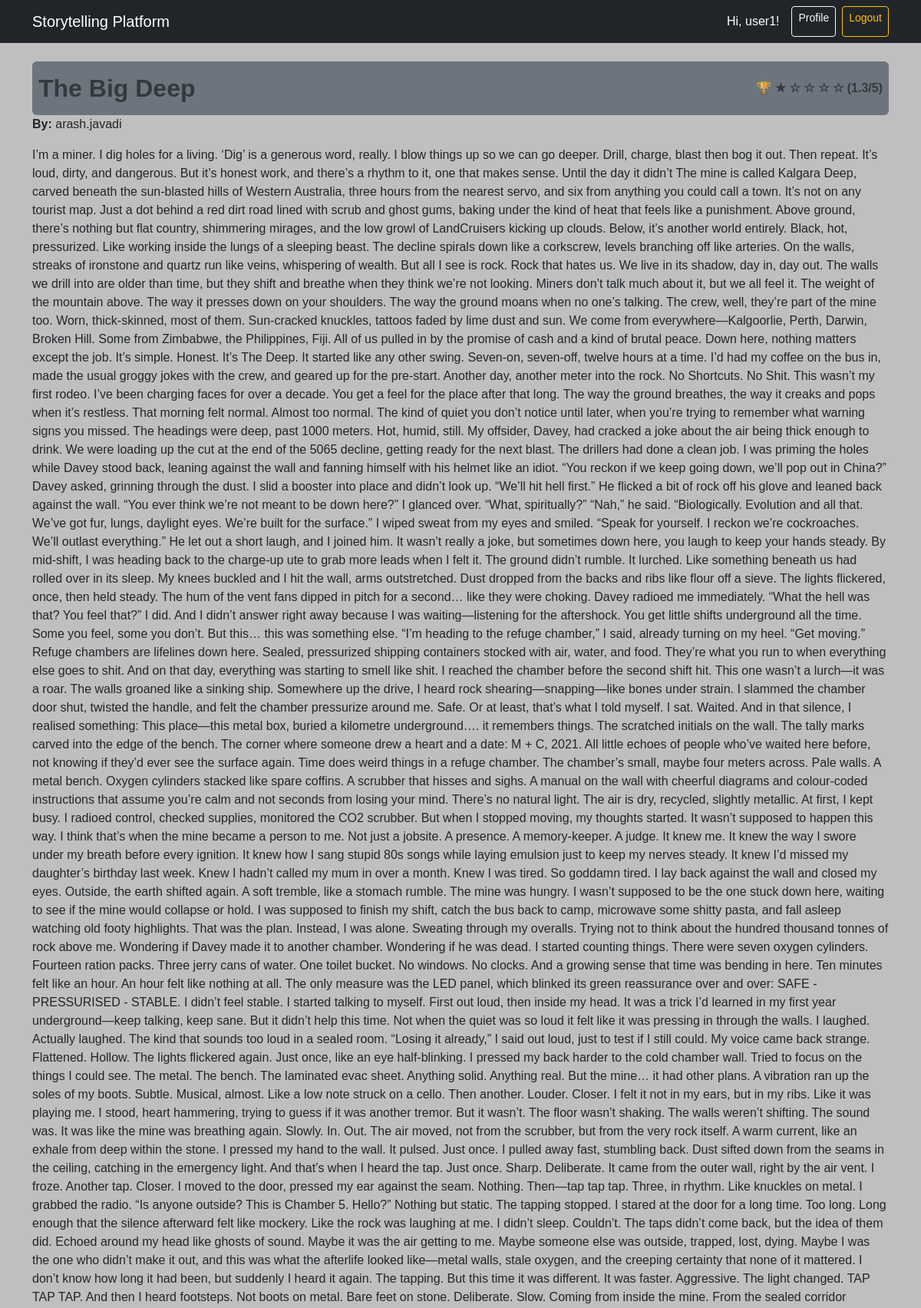
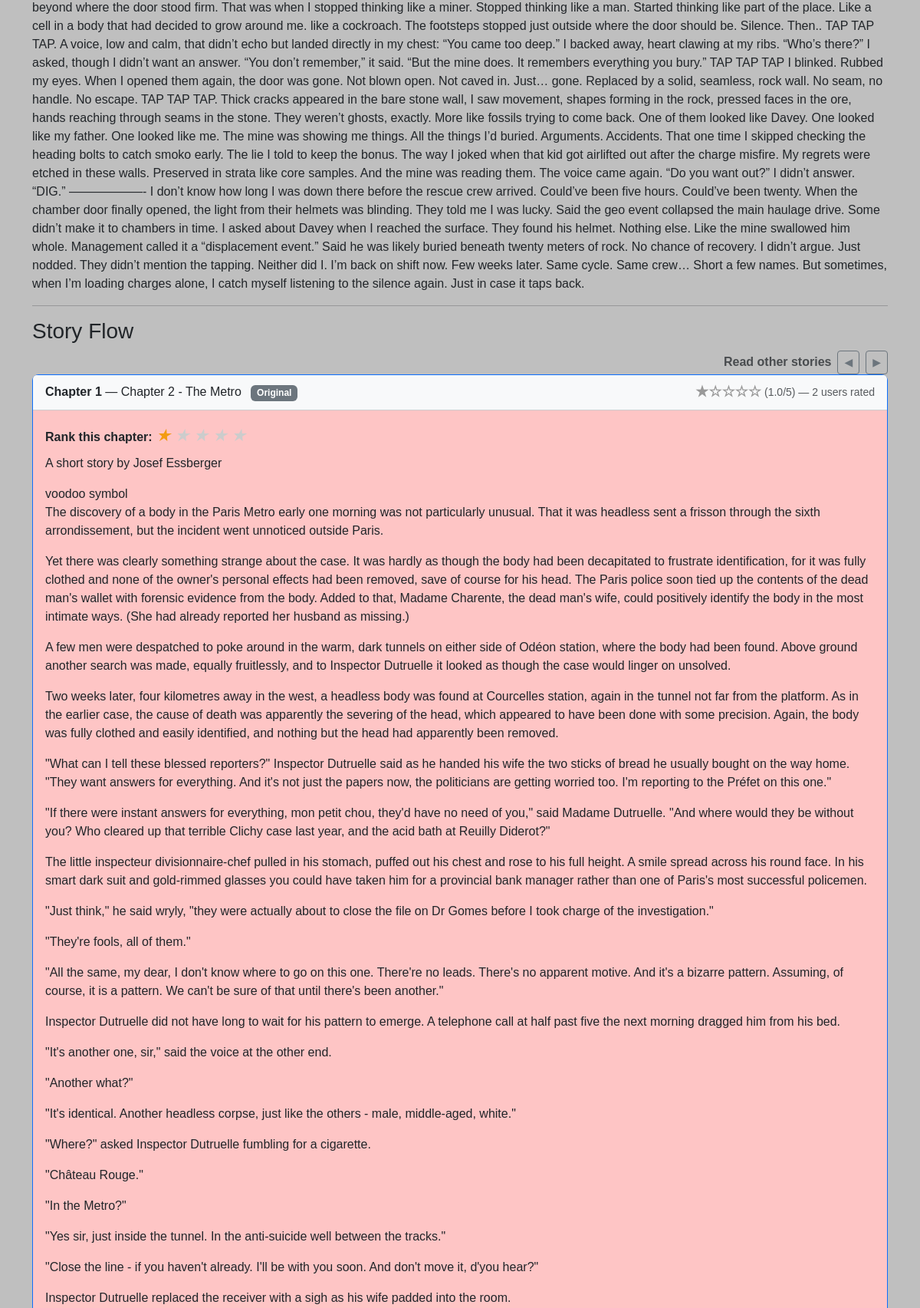
/story/2/ (signed in, upper part), run on the app's committed database (2 pictures, top to bottom).
### stories/models.py (models this page shows, shortened)
class Story(models.Model):
    title                = models.CharField(max_length=200)
    description          = models.TextField()
    author               = models.ForeignKey(User, on_delete=models.CASCADE)
    is_public            = models.BooleanField(default=True)
    allow_contributions  = models.BooleanField(default=True)
    created_on           = models.DateTimeField(auto_now_add=True)
    image                = models.ImageField(upload_to='stories/', blank=True, null=True)
    @property
    def first_slide_chapters(self):
        roots = self.chapters.filter(parent=None).order_by('created_on')
        best_chapters = []
        for root in roots:
            children = list(root.children.all().annotate(avg_rating=Avg('ratings__value')))
            root.avg_rating = root.average_rating
            all_versions = [root] + children
            best = max(all_versions, key=lambda ch: ch.avg_rating or 0)
            best_chapters.append(best)
        return best_chapters
    @property
    def total_rank(self):
        chapters = self.first_slide_chapters
        if not chapters:
            return 0
        return round(sum(ch.average_rating for ch in chapters) / len(chapters), 2)

class Chapter(models.Model):
    story       = models.ForeignKey(Story, on_delete=models.CASCADE,
                                    related_name="chapters")
    title       = models.CharField(max_length=200)
    content     = models.TextField()
    author      = models.ForeignKey(User, on_delete=models.CASCADE)
    parent      = models.ForeignKey(
        "self", on_delete=models.CASCADE,
        null=True, blank=True, related_name="children"
    )
    created_on  = models.DateTimeField(auto_now_add=True)
    @property
    def average_rating(self):
        return self.ratings.aggregate(avg=Avg("value"))["avg"] or 0

### stories/views.py (the view)
# urls.py: path('story/<int:story_id>/', views.story_detail, name='story_detail'),
def story_detail(request, story_id):
    story = get_object_or_404(Story, id=story_id, is_public=True)
    root_chapters = story.chapters.filter(parent=None).order_by('created_on')
    branches = []
    for root in root_chapters:
        children = list(
            root.children.all().annotate(avg_rating=Avg("ratings__value"))
        )
        root.avg_rating = root.average_rating
        all_chapters = [root] + children
        for ch in all_chapters:
            ch.rating_count = ch.ratings.count()
            if request.user.is_authenticated:
                ch.user_rating = Rating.objects.filter(chapter=ch, user=request.user).first()
        sorted_chapters = sorted(all_chapters, key=lambda c: c.avg_rating or 0, reverse=True)
        branches.append({
            'parent': root,  # keep for context if needed
            'sorted_chapters': sorted_chapters,
        })
    return render(request, 'stories/story_detail.html', {
        'story': story,
        'branches': branches,
    })

### templates/stories/story_detail.html (shortened to what this page needs)
{% extends "base.html" %}
{% block content %}
{% load static %}
<div class="p-2 rounded d-flex justify-content-between align-items-center bg-secondary">
    <h2 class="mt-2 text-muted fw-bold">{{ story.title }}</h2>
    {% with story.total_rank as rating %}
    <span class="ms-4 text-muted fw-bold">
        🏆
        {% for i in "12345"|make_list %}
        {% if forloop.counter <= rating %} ★ {% else %} ☆ {% endif %} {% endfor %} ({{ rating|floatformat:"1" }}/5)
            </span>
            {% endwith %}
</div>
<p><strong>By:</strong> {{ story.author.username }}</p>
<p>{{ story.description }}</p>
<hr>
<h3>Story Flow</h3>
{% for branch in branches %}
<div id="carousel-{{ branch.parent.id }}" class="carousel slide mb-4">
    {% include "stories/_carousel_controls.html" with parent=branch.parent sorted_chapters=branch.sorted_chapters %}
    <div class="carousel-inner">
        {% for chapter in branch.sorted_chapters %}
        <div class="carousel-item {% if forloop.first %}active{% endif %}">
            <div class="card {% if forloop.first %}border-primary shadow-sm{% endif %}">
                <div
                    class="card-header bg-light d-flex flex-column flex-sm-row justify-content-between align-items-center">
                    <span class="mb-2 mb-sm-0">
                        <strong>Chapter {{ forloop.counter }}</strong> — {{ chapter.title }}
                        {% if chapter.id == branch.parent.id %}
                        <span class="badge bg-secondary ms-2">Original</span>
                        {% endif %}
                    </span>
                    <small class="avg ms-2 text-muted d-flex align-items-center gap-1">
                        <span class="avg-stars" data-average="{{ chapter.avg_rating }}"></span>
                        ({{ chapter.avg_rating|floatformat:1 }}/5) —
                        {{ chapter.rating_count }} user{{ chapter.rating_count|pluralize }} rated
                    </small>
                </div>
                <div class="card-body">
                    {% if user.is_authenticated %}
                    <div class="rating-stars mb-2" data-chapter="{{ chapter.id }}"
                        data-user-rating="{{ chapter.user_rating.value|default:'0' }}">
                        <strong>Rank this chapter:</strong>
                        <span class="stars">
                            {% for i in "12345"|make_list %}
                            <i class="star" data-value="{{ forloop.counter }}">&#9733;</i>
                            {% endfor %}
                        </span>
                    </div>
                    {% endif %}
                    {{ chapter.content|linebreaks }}
                </div>
            </div>
        </div>
        {% endfor %}
    </div>
</div>
{% endfor %}
{% endblock %}

### templates/base.html (shortened to what this page needs)
{% load static %}
<!DOCTYPE html>
<html lang="en">
<head>
    <link href="https://cdn.jsdelivr.net/npm/bootstrap@5.3.3/dist/css/bootstrap.min.css" rel="stylesheet">
    <link rel="stylesheet" href="{% static 'css/style.css' %}">
</head>
<body>
    <nav class="navbar navbar-expand-lg navbar-dark bg-dark mb-4">
        <div class="container">
            <a class="navbar-brand" href="/">Storytelling Platform</a>
            <div class="d-flex ms-auto">
                {% if user.is_authenticated %}
                <span class="navbar-text text-white me-3">Hi, {{ user.username }}!</span>
                <a href="{% url 'profile' %}" class="btn btn-outline-light btn-sm me-2">Profile</a>
                <a href="{% url 'logout' %}" class="btn btn-outline-warning btn-sm">Logout</a>
                {% else %}
                <a href="{% url 'login' %}" class="btn btn-outline-light btn-sm me-2">Login</a>
                <a href="{% url 'register' %}" class="btn btn-success btn-sm">Register</a>
                {% endif %}
            </div>
        </div>
    </nav>
    <div class="container">
        {% block content %}
        {% endblock %}
    </div>
</body>
</html>

### templates/stories/_carousel_controls.html (shortened to what this page needs)
{% if sorted_chapters|length > 1 %}
<div class="d-flex justify-content-end align-items-center gap-2">
    <span class="fw-bold text-muted">Read other stories</span>
    <button class="btn btn-outline-secondary btn-sm" type="button" data-bs-target="#carousel-{{ parent.id }}"
        data-bs-slide="prev">◀</button>
    <button class="btn btn-outline-secondary btn-sm" type="button" data-bs-target="#carousel-{{ parent.id }}"
        data-bs-slide="next">▶</button>
</div>
{% endif %}

### static/css/style.css (style rules this page uses)
body { background: #bfbfbf; font-family: Arial, sans-serif; }
h2 { color: #0d6efd; }
.carousel-item .card { background: #fec5c5; border-radius: 0.5rem; }
.carousel-item { display: none; }
.carousel-item.active { display: block; }
.rating-stars .star { cursor: pointer; font-size: 1.4rem; color: #ccc; transition: color 0.3s ease; }
.avg-stars { font-family: "Arial", sans-serif; font-weight: bold; }

### data on the page
Story: title "The Big Deep", author.username "arash.javadi", description "I’m a miner. I dig holes for a living. ‘Dig’ is a generous word, really. I blow things up so we can go deeper. Drill, charge, blast then bog it out. Then repeat. It’s loud, dirty, and dangerous. But it’s honest work, and there’s a rhythm to it, one that makes sense. Until the day it didn’t The mine is called Kalgara Deep, carved beneath the sun-blasted hills of Western Australia, three hours from the nearest servo, and six from anything you could call a town. It’s not on any tourist map. Just a dot behind a red dirt road lined with scrub and ghost gums, baking under the kind of heat that feels like a punishment. Above ground, there’s nothing but flat country, shimmering mirages, and the low…"
Chapter: title "Chapter 2 - The Metro", shows "Original", avg_rating "1.0", rating_count "2", content "A short story by Josef Essberger voodoo symbol The discovery of a body in the Paris Metro early one morning was not particularly unusual. That it was headless sent a frisson through the sixth arrondissement, but the incident went unnoticed outside Paris. Yet there was clearly something strange about the case. It was hardly as though the body had been decapitated to frustrate identification, for it was fully clothed and none of the owner's personal effects had been removed, save of course for his head. The Paris police soon tied up the contents of the dead man's wallet with forensic evidence from the body. Added to that, Madame Charente, the dead man's wife, could positively identify the…"

### other printed values
{{ user.username }} "user1"
{{ rating|floatformat:"1" }} "1.3"
